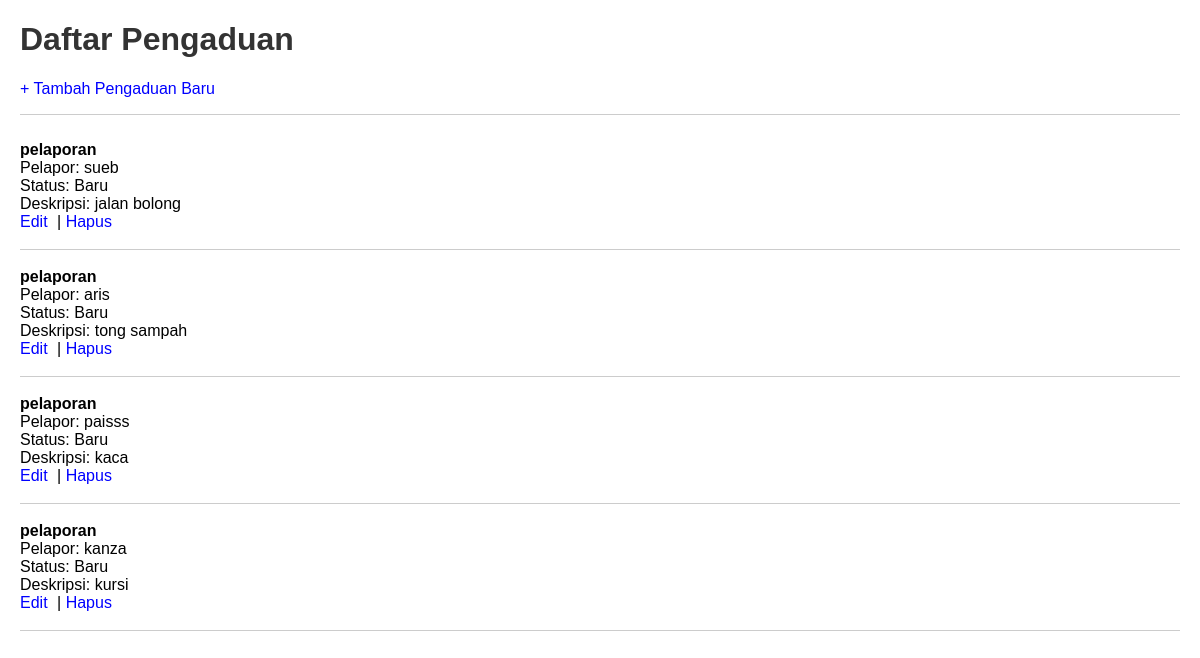
Before: /pengaduan/ with the older database file.
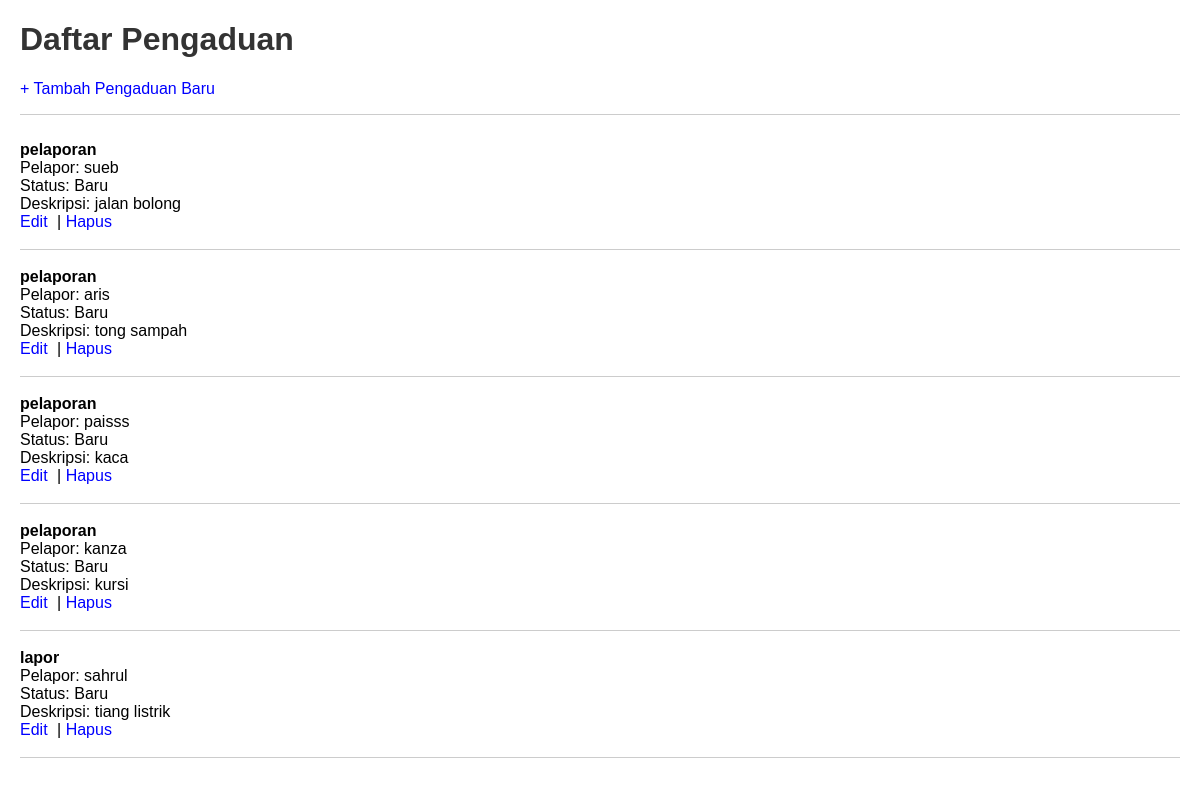
After: the same page with the newer database file.
### warga/models.py (models this page shows, shortened)
class Pengaduan(models.Model):
    STATUS_CHOICES = [
        ('BARU', 'Baru'),
        ('DIPROSES', 'Diproses'),
        ('SELESAI', 'Selesai'),
    ]
    judul = models.CharField(max_length=200)
    deskripsi = models.TextField()
    status = models.CharField(max_length=10, choices=STATUS_CHOICES, default='BARU')
    tanggal_lapor = models.DateTimeField(auto_now_add=True)
    pelapor = models.ForeignKey(Warga, on_delete=models.CASCADE, related_name='pengaduan')

class Warga(models.Model):
    nik = models.CharField(max_length=16, unique=True, verbose_name="Nomor Induk Kependudukan")
    nama_lengkap = models.CharField(max_length=100, verbose_name="Nama Lengkap")
    alamat = models.TextField(verbose_name="Alamat Tinggal")
    no_telepon = models.CharField(max_length=15, blank=True, verbose_name="Nomor Telepon")
    tanggal_registrasi = models.DateTimeField(auto_now_add=True)

### warga/views.py (the view)
# urls.py: path('pengaduan/', PengaduanListView.as_view(), name='pengaduan-list'),
class PengaduanListView(ListView):
    model = Pengaduan
    template_name = 'warga/pengaduan_list.html'
    context_object_name = 'pengaduan_list'

### warga/templates/warga/pengaduan_list.html (shortened to what this page needs)
<!DOCTYPE html>
<html lang="id">
<head>
</head>
<body>
    <h1>Daftar Pengaduan</h1>
    <p><a href="{% url 'pengaduan-tambah' %}">+ Tambah Pengaduan Baru</a></p>
    <hr>
    {% if object_list %}
        <ul>
            {% for pengaduan in object_list %}
                <li>
                    <strong>{{ pengaduan.judul }}</strong><br>
                    Pelapor: {{ pengaduan.pelapor.nama_lengkap }}<br>
                    Status: {{ pengaduan.get_status_display }}<br>
                    Deskripsi: {{ pengaduan.deskripsi|truncatewords:15 }}<br>
                    <a href="{% url 'pengaduan-edit' pengaduan.pk %}">Edit</a> |
                    <a href="{% url 'pengaduan-hapus' pengaduan.pk %}">Hapus</a>
                </li>
                <hr>
            {% endfor %}
        </ul>
    {% else %}
        <p>Tidak ada data pengaduan.</p>
    {% endif %}
</body>
</html>

Changed rows visible on the page:
added Pengaduan: judul "lapor", pelapor.nama_lengkap "sahrul", status "Baru", deskripsi "tiang listrik"
